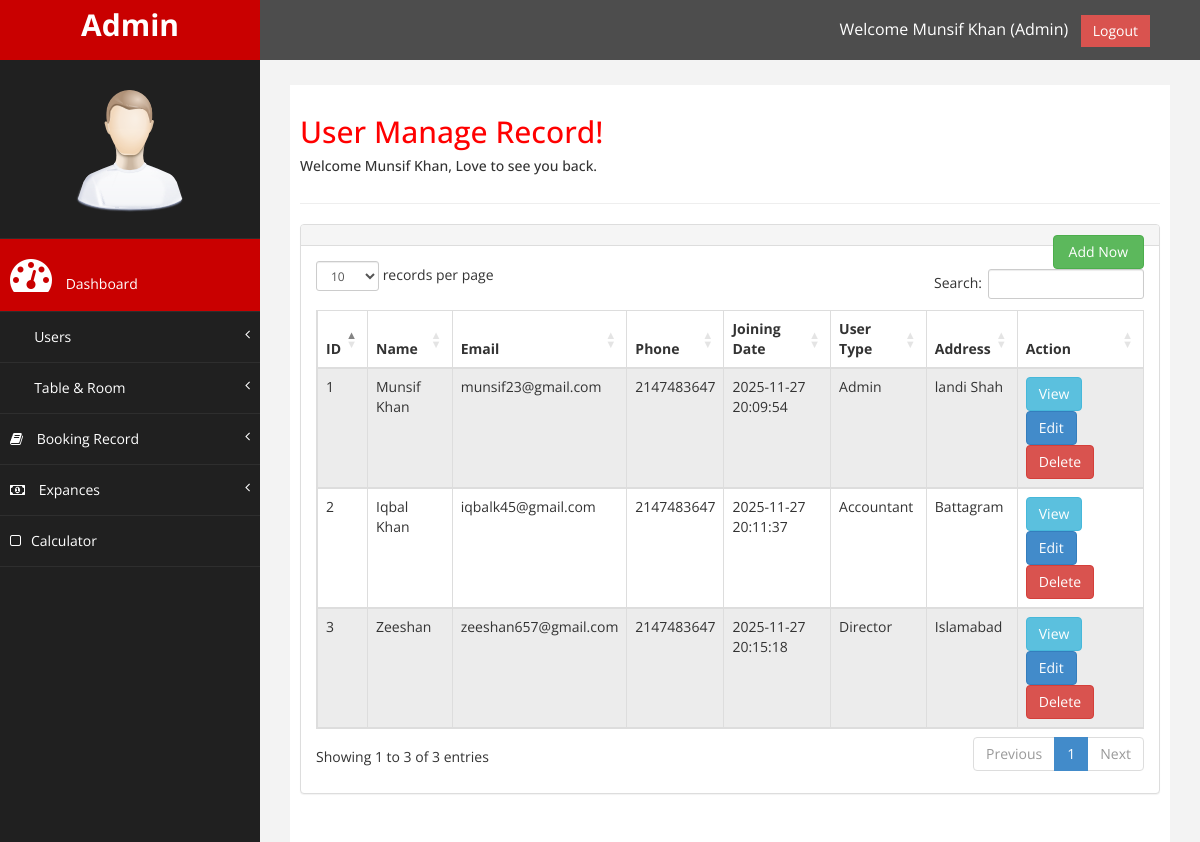
Page /adminPanel/users/user-manage.php (signed in) on the committed database.
### tables this page shows
CREATE TABLE `user` (
  `id` int(11) NOT NULL,
  `userName` varchar(12) NOT NULL,
  `userEmail` varchar(20) NOT NULL,
  `uPhone` int(15) NOT NULL,
  `date` datetime NOT NULL DEFAULT current_timestamp(),
  `role` varchar(10) NOT NULL,
  `password` varchar(12) NOT NULL,
  `address` varchar(20) NOT NULL
);

### adminPanel/users/user-manage.php (the view, shortened to what this page needs)
<?php
include '../includes/header2.php';
include 'usermodel.php';
?>
<div id="page-wrapper">
    <div id="page-inner">
        <div class="row">
            <div class="col-md-12">
                <h2>User Manage Record!</h2>
                <h5>Welcome <?= htmlspecialchars($_SESSION['userName'] ?? 'User'); ?>, Love to see you back. </h5>
            </div>
        </div>
        <hr>
        <div class="row">
            <div class="col-md-12">
                <div class="panel panel-default">
                    <div class="panel-heading">
                        <button type="button" class="btn btn-success pull-right" style="padding:6px 15px;" data-toggle="modal" data-target="#addNewUserModal"> Add Now </button>
                    </div>
                    <div class="panel-body">
                        <div class="table-responsive">
                            <table class="table table-striped table-bordered table-hover" id="dataTables-example">
                                <thead>
                                    <tr>
                                        <th>ID</th>
                                        <th>Name</th>
                                        <th>Email</th>
                                        <th>Phone</th>
                                        <th>Joining Date</th>
                                        <th>User Type</th>
                                        <th>Address</th>
                                        <th>Action</th>
                                    </tr>
                                </thead>
                                <tbody>
                                    <?php
                                    $query = "SELECT * FROM user";
                                    $result = $conn->query($query);
                                    if($result->num_rows > 0){
                                        while($row = $result->fetch_assoc()){
                                    ?>
                                    <tr>
                                        <td><?= $row['id'] ?></td>
                                        <td><?= $row['userName'] ?></td>
                                        <td><?= $row['userEmail'] ?></td>
                                        <td><?= $row['uPhone'] ?></td>
                                        <td><?= $row['date'] ?></td>
                                        <td><?= $row['role'] ?></td>
                                        <td><?= $row['address'] ?></td>
                                        <td class="d-flex justify-content-center gap-2">
                                            <a href="user-manage.php?userView=<?= $row['id'] ?>" class="btn btn-info">View</a>
                                            <a href="user-manage.php?userId=<?= $row['id'] ?>" class="btn btn-primary">Edit</a>
                                            <a href="user-manage.php?userdel=<?= $row['id'] ?>" class="btn btn-danger">Delete</a>
                                        </td>
                                    </tr>
                                    <?php }} else { ?>
                                    <tr><td colspan="8" class="text-center">No Records Found</td></tr>
                                    <?php } ?>
                                </tbody>
                            </table>
                        </div>
                    </div>
                </div>
            </div>
        </div>
    </div>
</div>
<?php
include '../includes/footer2.php';
?>

### adminPanel/assets/css/custom.css (style rules this page uses)
body { font-family: 'Open Sans', sans-serif; }
#page-wrapper { padding: 15px 15px; min-height: 600px; background:#F3F3F3; }
#page-inner { width:100%; margin:10px 20px 10px 0px; background-color:#fff!important; padding:10px; min-height:1200px; }
h2 { color: #f00; }
@media (min-width:768px) { #page-wrapper { margin: 0 0 0 260px; padding: 15px 30px; min-height: 1200px; } }

### rows in the picture
user: id "1", userName "Munsif Khan", userEmail "munsif23@gmail.com", uPhone "2147483647", date "2025-11-27 20:09:54", role "Admin", address "landi Shah"
user: id "2", userName "Iqbal Khan", userEmail "iqbalk45@gmail.com", uPhone "2147483647", date "2025-11-27 20:11:37", role "Accountant", address "Battagram"
user: id "3", userName "Zeeshan", userEmail "zeeshan657@gmail.com", uPhone "2147483647", date "2025-11-27 20:15:18", role "Director", address "Islamabad"

### other values in the picture
$role "Admin"
$_SESSION['userName'] "Munsif Khan"
$_SESSION['role'] "Admin"
